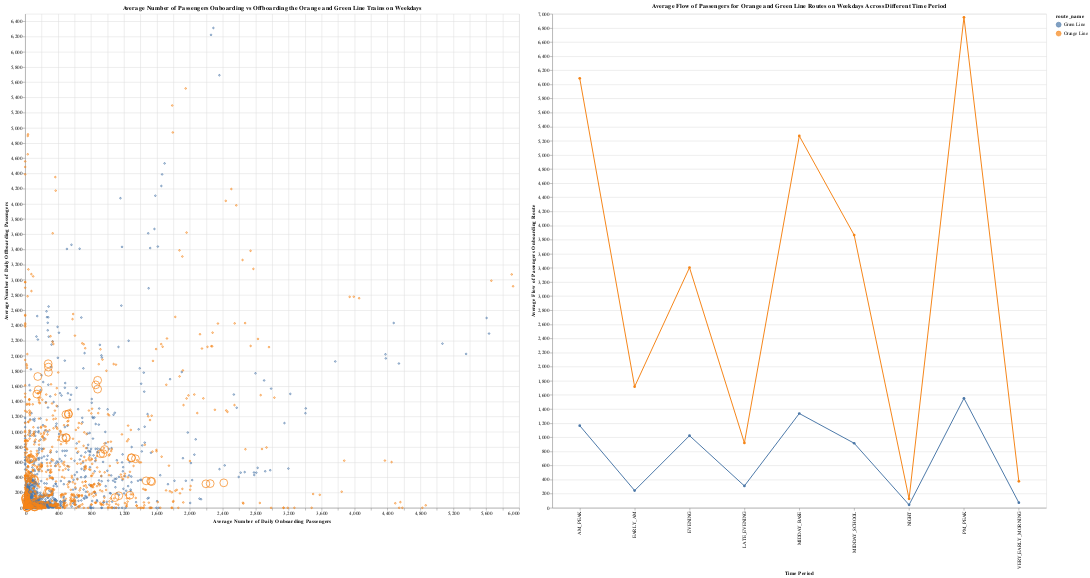

Notebook cell for this chart:
### Code cell
brush = alt.selection(type='interval', resolve='global')

base = alt.Chart(df_orange_green, title="Average Number of Passengers Onboarding vs Offboarding the Orange and Green Line Trains on Weekdays").mark_point().encode(
    x=alt.X('average_ons', axis=alt.Axis(title='Average Number of Daily Onboarding Passengers')),
    y=alt.Y('average_offs', axis=alt.Axis(title='Average Number of Daily Offboarding Passengers')),
    size=alt.condition(
        alt.FieldOneOfPredicate(field='stop_name', oneOf=['Ruggles', 'Northeastern']),
        alt.value(250),     
        alt.value(10)     
    ),
    color=alt.condition(brush, 'route_name', alt.ColorValue('gray')),
    tooltip='stop_name',
).add_selection(
    brush
).properties(
    width=1000,
    height=1000
)

base2 = alt.Chart(df_orange_green, title="Average Flow of Passengers for Orange and Green Line Routes on Weekdays Across Different Time Period").mark_line(point=True).encode(
    x=alt.X('time_period_name', axis=alt.Axis(title="Time Period")),
    y=alt.Y('mean(average_flow)', axis=alt.Axis(title="Average Flow of Passengers Onboarding Route")),
    color=alt.condition(brush, 'route_name', alt.ColorValue('gray')),
).add_selection(
    brush
).properties(
    width=1000,
    height=1000
)

base | base2

### Figure 1 — Vega-Lite specification as saved in the notebook (floating-point values rounded to 4 significant figures; data arrays with more than 128 entries replaced by an {"elided": "..."} marker saying what was removed)
{"config": {"view": {"continuousWidth": 400, "continuousHeight": 300}}, "hconcat": [{"mark": "point", "encoding": {"color": {"condition": {"field": "route_name", "type": "nominal", "selection": "selector012"}, "value": "gray"}, "size": {"condition": {"value": 250, "test": {"field": "stop_name", "oneOf": ["Ruggles", "Northeastern"]}}, "value": 10}, "tooltip": {"field": "stop_name", "type": "nominal"}, "x": {"axis": {"title": "Average Number of Daily Onboarding Passengers"}, "field": "average_ons", "type": "quantitative"}, "y": {"axis": {"title": "Average Number of Daily Offboarding Passengers"}, "field": "average_offs", "type": "quantitative"}}, "height": 1000, "selection": {"selector012": {"type": "interval", "resolve": "global"}}, "title": "Average Number of Passengers Onboarding vs Offboarding the Orange and Green Line Trains on Weekdays", "width": 1000}, {"mark": {"type": "line", "point": true}, "encoding": {"color": {"condition": {"field": "route_name", "type": "nominal", "selection": "selector012"}, "value": "gray"}, "x": {"axis": {"title": "Time Period"}, "field": "time_period_name", "type": "nominal"}, "y": {"aggregate": "mean", "axis": {"title": "Average Flow of Passengers Onboarding Route"}, "field": "average_flow", "type": "quantitative"}}, "height": 1000, "selection": {"selector012": {"type": "interval", "resolve": "global"}}, "title": "Average Flow of Passengers for Orange and Green Line Routes on Weekdays Across Different Time Period", "width": 1000}], "data": {"name": "data-beebc4948debd3f2dbe776957d8e14da"}, "$schema": "https://vega.github.io/schema/vega-lite/v4.17.0.json", "datasets": {"data-beebc4948debd3f2dbe776957d8e14da": {"elided": "4644 records"}}}
